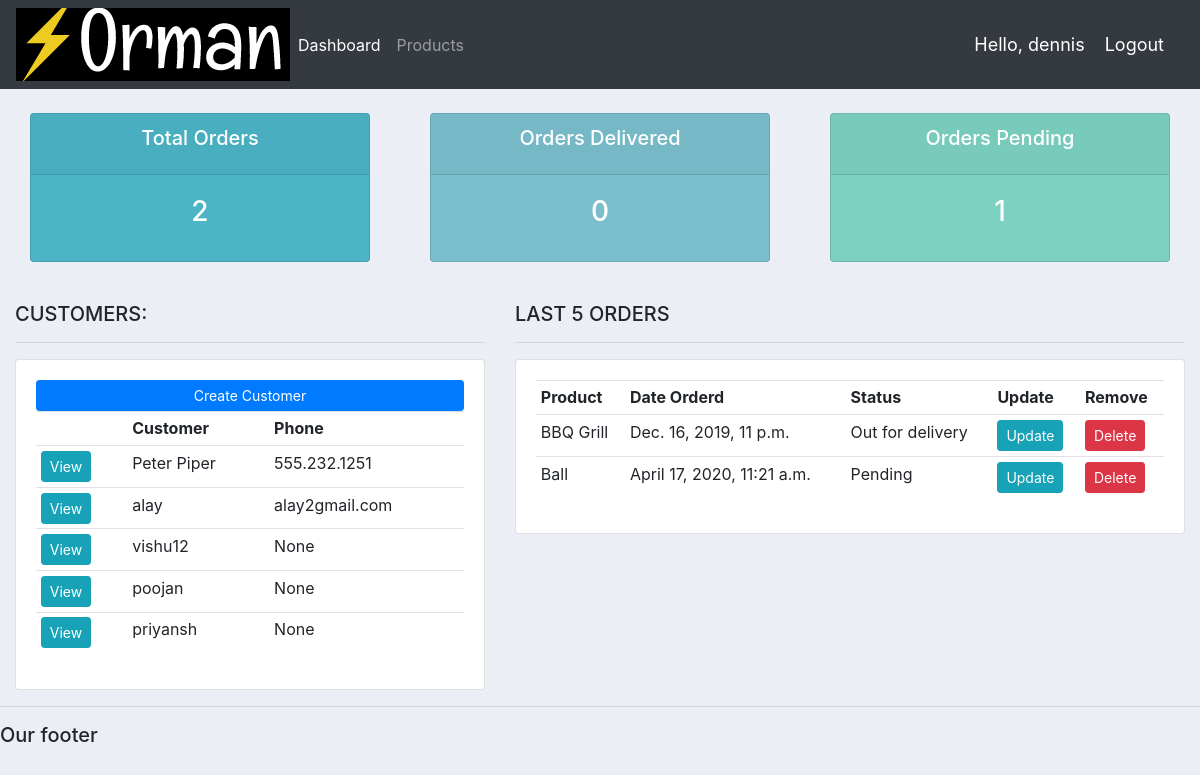
The app's page / (signed in) with its own data.
### accounts/models.py (models this page shows, shortened)
class Customer(models.Model):
	user=models.OneToOneField(User,null=True,on_delete=models.CASCADE)
	name = models.CharField(max_length=200, null=True)
	phone = models.CharField(max_length=200, null=True)
	email = models.CharField(max_length=200, null=True)
	profilepic = models.ImageField(default="profiledefault.jpeg",null=True, blank=True)
	date_created = models.DateTimeField(auto_now_add=True, null=True)

class Order(models.Model):
	STATUS = (
			('Pending', 'Pending'),
			('Out for delivery', 'Out for delivery'),
			('Delivered', 'Delivered'),
			)
	customer=models.ForeignKey(Customer,null=True,on_delete=models.SET_NULL)
	product=models.ForeignKey(Product,null=True,on_delete=models.SET_NULL)
	date_created = models.DateTimeField(auto_now_add=True, null=True)
	status = models.CharField(max_length=200,null=True,choices=STATUS)

class Product(models.Model):
	CATEGORY = (
			('Indoor', 'Indoor'),
			('Out Door', 'Out Door'),
			)
	name = models.CharField(max_length=200,null=True)
	price = models.FloatField(null=True)
	category = models.CharField(max_length=200,null=True,choices=CATEGORY)
	date_created = models.DateTimeField(auto_now_add=True, null=True)
	tags=models.ManyToManyField(Tag)
	def __str__(self):
		return self.name

### accounts/decorators.py (the view)
	def wrapper_function(request, *args, **kwargs):
		group = None
		if request.user.groups.exists():
			group = request.user.groups.all()[0].name
		if group == 'customer':
			return redirect('user-page')
		if group == 'admin':
			return view_func(request, *args, **kwargs)

### accounts/views.py (called while the page is built)
@login_required(login_url='login')
@admin_only
def home(request):
	orders = Order.objects.all()
	customers = Customer.objects.all()
	total_customers = customers.count()
	total_orders = orders.count()
	delivered = orders.filter(status='Delivered').count()
	pending = orders.filter(status='Pending').count()
	context = {'orders':orders, 'customers':customers,
	'total_orders':total_orders,'delivered':delivered,
	'pending':pending }
	return render(request, 'accounts/dashboard.html', context)

### accounts/templates/accounts/dashboard.html
{%  extends 'accounts/main.html' %}
{% block content %}
{%  include 'accounts/status.html' %}
<br>
<div class="row">
	<div class="col-md-5">
		<h5>CUSTOMERS:</h5>
		<hr>
		<div class="card card-body">
			<a class="btn btn-primary  btn-sm btn-block" href="">Create Customer</a>
			<table class="table table-sm">
				<tr>
					<th></th>
					<th>Customer</th>
					<th>Phone</th>
				</tr>
				{% for customer in customers %}
					<tr>
						<td><a class="btn btn-sm btn-info" href="{% url 'customer' customer.id %}">View</a></td>
						<td>{{customer.name}}</td>
						<td>{{customer.phone}}</td>
					</tr>
				{% endfor %}
			</table>
		</div>
	</div>
	<div class="col-md-7">
		<h5>LAST 5 ORDERS</h5>
		<hr>
		<div class="card card-body">
			<table class="table table-sm">
				<tr>
					<th>Product</th>
					<th>Date Orderd</th>
					<th>Status</th>
					<th>Update</th>
					<th>Remove</th>
				</tr>
				{% for order in orders %}
					<tr>
						<td>{{order.product}}</td>
						<td>{{order.date_created}}</td>
						<td>{{order.status}}</td>
						<td><a class="btn btn-sm btn-info" href="{% url 'update_order' order.id %}">Update</a></td>
						<td><a class="btn btn-sm btn-danger" href="{% url 'delete_order' order.id %}">Delete</a></td>
					</tr>
				{% endfor %}
			</table>
		</div>
	</div>
</div>
{% endblock %}

### accounts/templates/accounts/main.html (shortened to what this page needs)
{% load static %}
<!DOCTYPE html>
<html>
<head>
	<link rel="stylesheet" href="https://stackpath.bootstrapcdn.com/bootstrap/4.3.1/css/bootstrap.min.css">
	<link rel="stylesheet" type="text/css" href="{% static '/css/main.css' %}">
</head>
<body>
	{%  include 'accounts/navbar.html' %}
	<div class="container-fluid">
	{% block content %}
	{% endblock %}
    </div>
	<hr>
	<h5>Our footer</h5>
</body>
</html>

### accounts/templates/accounts/navbar.html (shortened to what this page needs)
{% load static %}
<nav class="navbar navbar-expand-lg navbar-dark bg-dark">
 <img src="{% static 'images/logo.png' %}">
  <div class="collapse navbar-collapse" id="navbarNav">
    <ul class="navbar-nav">
      {% if request.user.is_staff %}
      <li class="nav-item active">
        <a class="nav-link" href="{% url 'home' %}">Dashboard</a>
      </li>
      <li class="nav-item">
        <a class="nav-link" href="{% url 'products' %}">Products</a>
      </li>
      {% else %}
       <li class="nav-item">
        <a class="nav-link" href="{% url 'account' %}">Settings</a>
      </li>
      {% endif %}
    </ul>
  </div>
  <span class="hello-msg">Hello, {{request.user}}</span>
  <span ><a  class="hello-msg" href="{% url 'logout' %}">Logout</a></span>
</nav>

### accounts/templates/accounts/status.html
<br>
<div class="row">
	<div class="col">
		<div class="col-md">
			<div class="card text-center text-white  mb-3" id="total-orders">
			  	<div class="card-header">
			  		<h5 class="card-title">Total Orders</h5>
			  	</div>
			  	<div class="card-body">
			    	<h3 class="card-title">{{total_orders}}</h3>
			  	</div>
			</div>
		</div>
	</div>
	<div class="col">
		<div class="col-md">
			<div class="card text-center text-white  mb-3" id="orders-delivered">
			  	<div class="card-header">
			  		<h5 class="card-title">Orders Delivered</h5>
			  	</div>
			  	<div class="card-body">
			    	<h3 class="card-title">{{delivered}}</h3>
			  	</div>
			</div>
		</div>
	</div>
	<div class="col">
		<div class="col-md">
			<div class="card text-center text-white  mb-3" id="orders-pending">
			  	<div class="card-header">
			  		<h5 class="card-title">Orders Pending</h5>
			  	</div>
			  	<div class="card-body">
			    	<h3 class="card-title">{{pending}}</h3>
			  	</div>
			</div>
		</div>
	</div>
</div>

### static/css/main.css (style rules this page uses)
body { background-color: #ebeff5; }
#total-orders { background-color: #4cb4c7; }
#orders-delivered { background-color: #7abecc; }
#orders-pending { background-color: #7CD1C0; }

### accounts/templates/accounts/navbar.html (style rules this page uses)
.hello-msg { font-size: 18px; color: #fff; margin-right: 20px; }

### records on screen
Customer: name "Peter Piper", phone "555.232.1251"
Customer: name "alay", phone "alay2gmail.com"
Customer: name "vishu12", phone "None"
Customer: name "poojan", phone "None"
Customer: name "priyansh", phone "None"
Order: product "BBQ Grill", date_created "Dec. 16, 2019, 11 p.m.", status "Out for delivery"
Order: product "Ball", date_created "April 17, 2020, 11:21 a.m.", status "Pending"

### other values on screen
{{ request.user }} "dennis"
{{ total_orders }} "2"
{{ delivered }} "0"
{{ pending }} "1"
